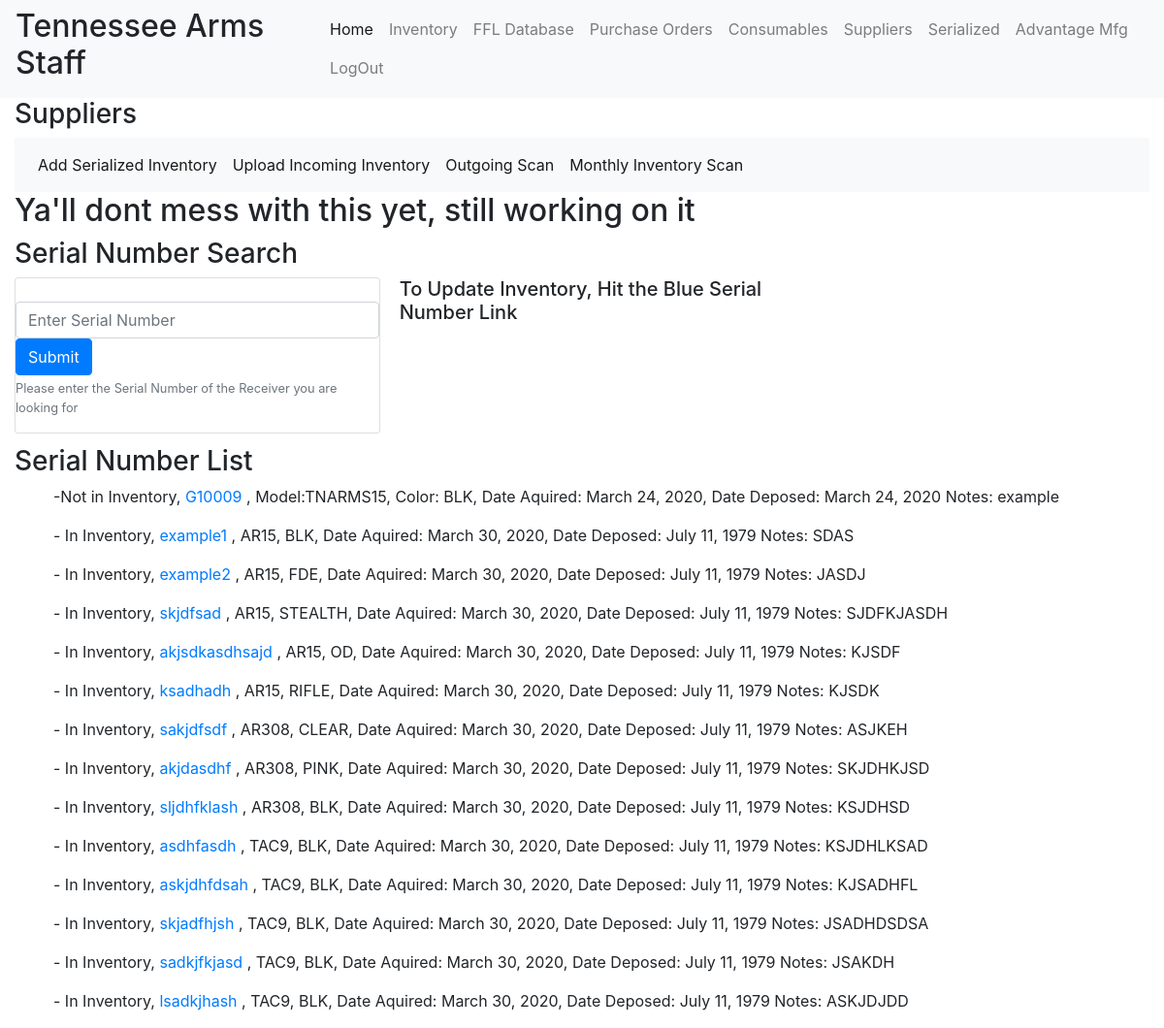
Screenshot of /serialized/list with the database file from the repository.
### serialized/models.py (models this page shows, shortened)
class Serialized(models.Model):
    serialnumber = models.CharField(max_length=20, unique = True)
    modeltype = models.CharField(max_length=50, choices = TYPE, default = 'AR15')
    color = models.CharField(max_length=50, choices = COLOR, default = 'BLK')
    dateaquired = models.DateField( auto_now_add=True)
    datedeposed = models.DateField(blank = True, default = '1775/11/10', auto_now_add=False)
    ininventory = models.BooleanField(default = True)
    ordernumber = models.CharField(max_length=50, default = '0000', blank = True)
    notes = models.TextField(blank = True)

### serialized/views.py (the view)
# urls.py: path('list', SerializedListView.as_view(), name = 'serializedlist'),
class SerializedListView(ListView):
    model = Serialized
    template_name = 'serialized/staff_serialized.html'

### templates/serialized/staff_serialized.html (shortened to what this page needs)
{% extends 'staffbase.html'%}
{% load static %}
{% block bodyblock %}
<div class="container-fluid">
<h3>Suppliers</h3>
<nav class="navbar navbar-expand navbar-light bg-light">
    <div class="nav navbar-nav">
        <a class="nav-item nav-link active" href="{% url 'serialized:addserialized' %}">Add Serialized Inventory <span class="sr-only">(current)</span></a>
        <a class="nav-item nav-link active" href="{% url 'serialized:serialized_upload' %}">Upload Incoming Inventory </a>
        <a class="nav-item nav-link active" href="">Outgoing Scan </a>
        <a class="nav-item nav-link active" href="">Monthly Inventory Scan </a>
    </div>
</nav>
<h2> Ya'll dont mess with this yet, still working on it</h2>
<h3> Serial Number Search</h3>
<div class="card-columns">
    <div class="card">
        <div class="form-group">
        <input type="text"
            class="form-control" name="" id="" aria-describedby="helpId" placeholder="Enter Serial Number">
            <input name="" id="" class="btn btn-primary" type="button" value="Submit">
            <small id="helpId" class="form-text text-muted">Please enter the Serial Number of the Receiver you are looking for</small>
    </div>
</div>
<h5> To Update Inventory, Hit the Blue Serial Number Link</h5>
</div>
<h3>Serial Number List</h3>
{% for inv in object_list %}
<div>
    <ul>
        {% if inv.ininventory == True %}
        - In Inventory, <a href="{% url 'serialized:updateserialized' pk=inv.pk %}"> {{ inv.serialnumber }}</a> , {{ inv.modeltype }},  {{ inv.color }}, Date Aquired: {{ inv.dateaquired }}, Date Deposed: {{ inv.datedeposed }}
        Notes: {{ inv.notes }}</a>
        {% else %}
        -Not in Inventory, <a href="{% url 'serialized:updateserialized' pk=inv.pk %}"> {{ inv.serialnumber }}</a> , Model:{{ inv.modeltype }}, Color: {{ inv.color }}, Date Aquired: {{ inv.dateaquired }}, Date Deposed: {{ inv.datedeposed }}
        Notes: {{ inv.notes }}
        {% endif %}
    </ul>
</div>
{% empty %}
    <h4> No Serialized Inventory Listed, We Out Sucka </h4>
{% endfor %}
</div>
{% endblock %}

### rows the page displays
Serialized: serialnumber "G10009", modeltype "TNARMS15", color "BLK", dateaquired "March 24, 2020", datedeposed "March 24, 2020", notes "example"
Serialized: serialnumber "example1", modeltype "AR15", color "BLK", dateaquired "March 30, 2020", datedeposed "July 11, 1979", notes "SDAS"
Serialized: serialnumber "example2", modeltype "AR15", color "FDE", dateaquired "March 30, 2020", datedeposed "July 11, 1979", notes "JASDJ"
Serialized: serialnumber "skjdfsad", modeltype "AR15", color "STEALTH", dateaquired "March 30, 2020", datedeposed "July 11, 1979", notes "SJDFKJASDH"
Serialized: serialnumber "akjsdkasdhsajd", modeltype "AR15", color "OD", dateaquired "March 30, 2020", datedeposed "July 11, 1979", notes "KJSDF"
Serialized: serialnumber "ksadhadh", modeltype "AR15", color "RIFLE", dateaquired "March 30, 2020", datedeposed "July 11, 1979", notes "KJSDK"
Serialized: serialnumber "sakjdfsdf", modeltype "AR308", color "CLEAR", dateaquired "March 30, 2020", datedeposed "July 11, 1979", notes "ASJKEH"
Serialized: serialnumber "akjdasdhf", modeltype "AR308", color "PINK", dateaquired "March 30, 2020", datedeposed "July 11, 1979", notes "SKJDHKJSD"
Serialized: serialnumber "sljdhfklash", modeltype "AR308", color "BLK", dateaquired "March 30, 2020", datedeposed "July 11, 1979", notes "KSJDHSD"
Serialized: serialnumber "asdhfasdh", modeltype "TAC9", color "BLK", dateaquired "March 30, 2020", datedeposed "July 11, 1979", notes "KSJDHLKSAD"
Serialized: serialnumber "askjdhfdsah", modeltype "TAC9", color "BLK", dateaquired "March 30, 2020", datedeposed "July 11, 1979", notes "KJSADHFL"
Serialized: serialnumber "skjadfhjsh", modeltype "TAC9", color "BLK", dateaquired "March 30, 2020", datedeposed "July 11, 1979", notes "JSADHDSDSA"
Serialized: serialnumber "sadkjfkjasd", modeltype "TAC9", color "BLK", dateaquired "March 30, 2020", datedeposed "July 11, 1979", notes "JSAKDH"
Serialized: serialnumber "lsadkjhash", modeltype "TAC9", color "BLK", dateaquired "March 30, 2020", datedeposed "July 11, 1979", notes "ASKJDJDD"
